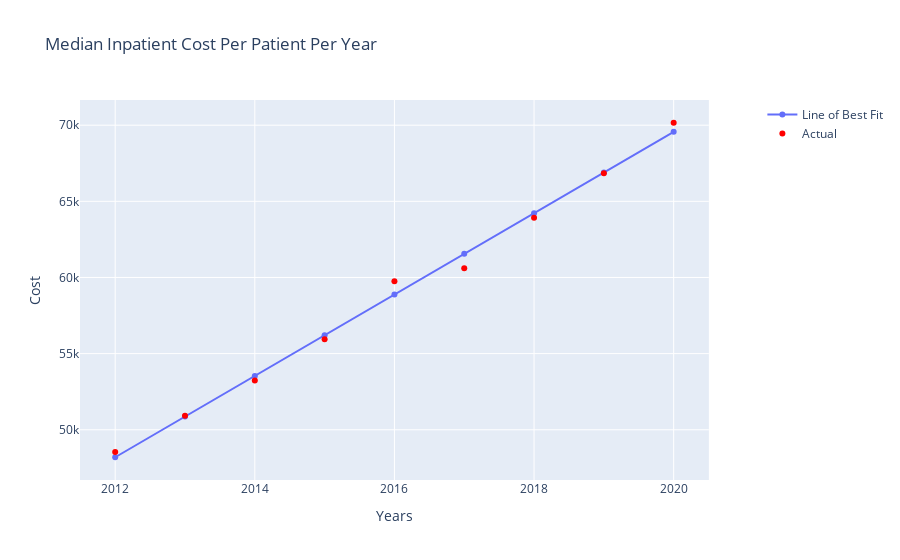

Source (notebook cell):
### Markdown cell above
Creating Line of Best Fit for Inpatient Revenue Per Patient

### Code cell
iplinearregressdata.reverse()
x = np.array([2012, 2013, 2014, 2015, 2016, 2017, 2018, 2019, 2020])
mavg, bavg = np.polyfit(x,iplinearregressdata,1)

fig = make_subplots(specs=[[{"secondary_y": True}]])

iptlbf = go.Scatter(x = x, y = mavg*x+bavg, name = "Line of Best Fit")
iptavg = go.Scatter(y = iplinearregressdata, x = x, mode = "markers", marker = dict(color = "red"), name = "Actual")

fig.add_trace(iptlbf)
fig.add_trace(iptavg)

fig.update_layout(title = "Median Inpatient Cost Per Patient Per Year", yaxis1_title = "Cost", xaxis1_title = "Years")

fig.show()

### Figure 1 — Plotly figure (JSON) as saved in the notebook; plotly's stock layout.template omitted (floating-point values rounded to 4 significant figures)
{"data": [{"name": "Line of Best Fit", "type": "scatter", "x": [2012, 2013, 2014, 2015, 2016, 2017, 2018, 2019, 2020], "y": [48190.0, 50870.0, 53540.0, 56210.0, 58880.0, 61550.0, 64220.0, 66890.0, 69570.0]}, {"marker": {"color": "red"}, "mode": "markers", "name": "Actual", "type": "scatter", "x": [2012, 2013, 2014, 2015, 2016, 2017, 2018, 2019, 2020], "y": [48544, 50912, 53242, 55940.0, 59750.0, 60609, 63930.0, 66839, 70160.0]}], "layout": {"title": {"text": "Median Inpatient Cost Per Patient Per Year"}, "xaxis": {"anchor": "y", "domain": [0, 0.94], "title": {"text": "Years"}}, "yaxis": {"anchor": "x", "domain": [0, 1], "title": {"text": "Cost"}}, "yaxis2": {"anchor": "x", "overlaying": "y", "side": "right"}}}
